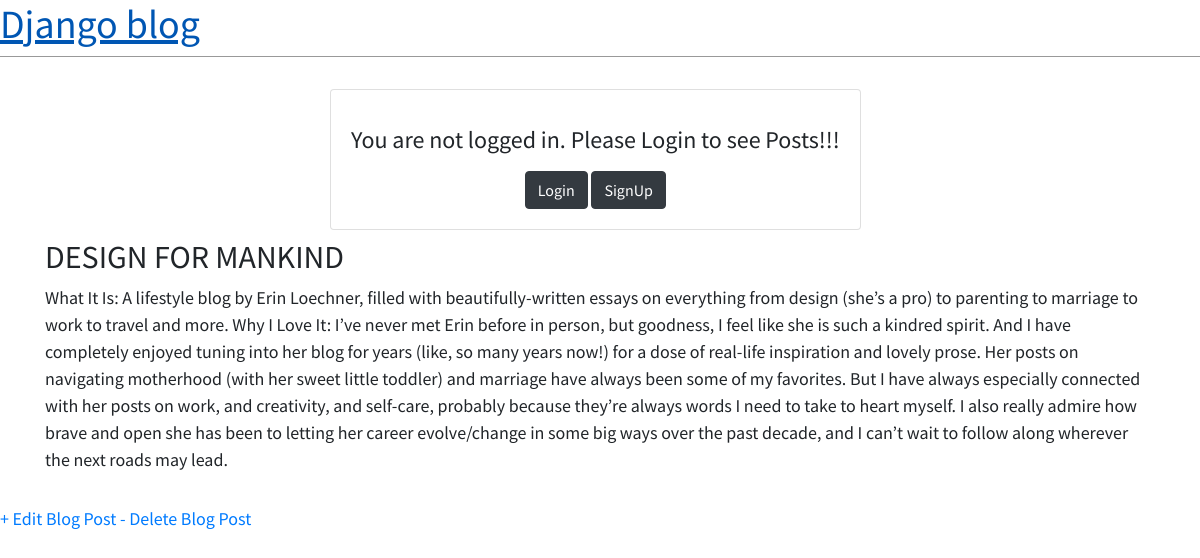
/post/5/, run on the app's committed database.
### blog/models.py (models this page shows, shortened)
class Post(models.Model):
    title = models.CharField(max_length=200)
    author= models.ForeignKey('auth.User',on_delete=models.CASCADE,)
    body= models.TextField()

### blog/views.py (the view)
# urls.py: path('post/<int:pk>/',BlogDetailView.as_view(), name='post_detail'),
class BlogDetailView(DetailView):
    model=Post
    template_name='post_detail.html'

### template/post_detail.html
{% extends 'base.html' %}
{% block content %}
<div class="container">
<div class="post-entry">
    <h2> {{ post.title }}  </h2>
    <p>{{ post.body }} </p>
</div>
</div>
<a href="{% url 'blog:post_edit' post.pk %}">+ Edit Blog Post</a>
<a href="{% url 'blog:post_delete' post.pk %}">- Delete Blog Post</a>
{% endblock content%}

### static/css/base.css (style rules this page uses)
body { font-family: 'Source Sans Pro', sans-serif; font-size: 18px; }
.post-entry { margin-bottom: 2rem; }
.post-entry h2 { margin: 0.5rem 0; }
.post-entry p { margin: 0; font-weight: 400; }
.container { align-content: center; }

### data on the page
Post: title "DESIGN FOR MANKIND", body "What It Is: A lifestyle blog by Erin Loechner, filled with beautifully-written essays on everything from design (she’s a pro) to parenting to marriage to work to travel and more. Why I Love It: I’ve never met Erin before in person, but goodness, I feel like she is such a kindred spirit. And I have completely enjoyed tuning into her blog for years (like, so many years now!) for a dose of real-life inspiration and lovely prose. Her posts on navigating motherhood (with her sweet little toddler) and marriage have always been some of my favorites. But I have always especially connected with her posts on work, and creativity, and self-care, probably because they’re always words I need to take to…"
